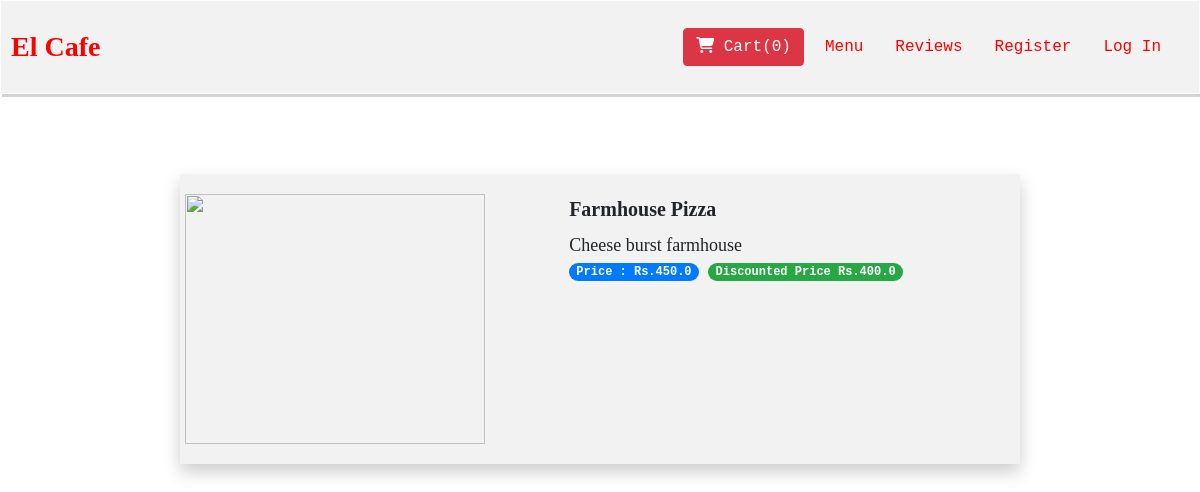
Page /2/ on the committed database.
### shop/models.py (models this page shows, shortened)
class Item(models.Model):
    title = models.CharField(max_length=100)
    price = models.FloatField()
    discount_price = models.FloatField()
    category = models.CharField(max_length=50)
    description = models.TextField()
    image = models.CharField(max_length=500)
    class Meta:
        constraints = [
            models.UniqueConstraint(fields=['title'],name='check_unique'),
        ]

### shop/views.py (the view)
# urls.py: path('<int:id>/',shop_views.detail,name='detail'),
def detail(request,id):
    item_obj = Item.objects.get(id=id)
    return render(request,'shop/detail.html',{'item_obj':item_obj})

### shop/templates/shop/detail.html
{% extends 'shop/base.html' %}
{% block body %}
<div class="container detail-card">
    <div class="row">
        <div class="row">
        <div class="col-md-4">
                    <img height="250px" width="300px" src="{{ item_obj.image }}">
        </div>
            </div>
        <div class="col-md-6 offset-1">
            <div class="row">
                <div class="col-md-12 pb-2" style="font-size: 20px; font-family: Tahoma; font-weight: bold;">
                    {{ item_obj.title }}
                </div>
            </div>
            <div class="row">
                <div class="col-md-12" style="font-family: fantasy; font-size: 18px;">
                    {{ item_obj.description }}
                </div>
            </div>
            <div class="row">
                <div class="col-md-12">
                    <span class="badge badge-pill badge-primary"> Price : Rs.{{ item_obj.price }}</span>
                    <span class="badge badge-pill badge-success">Discounted Price Rs.{{ item_obj.discount_price }} </span>
                </div>
            </div>
        </div>
    </div>
</div>
{% endblock %}

### shop/static/shop/style.css (style rules this page uses)
body { font-family: Tahoma, monospace; }
.container { padding: 50px; }
.detail-card { box-shadow: 0 4px 8px 0 rgba(0,0,0,0.2); transition: 0.3s; margin: 0 auto; margin-top: 80px; width: 70%; background-color: #f2f2f2; padding: 20px; }
.index-card,.detail-card,.review:hover { box-shadow: 0 8px 16px 0 rgba(0,0,0,0.2); }

### rows in the picture
Item: title "Farmhouse Pizza", description "Cheese burst farmhouse", price "450.0", discount_price "400.0"
